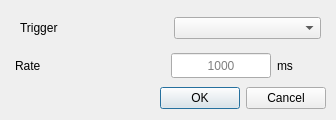
<?xml version="1.0" encoding="UTF-8"?>
<ui version="4.0">
 <class>dialogRecordConfigurationHelper</class>
 <widget class="QDialog" name="dialogRecordConfigurationHelper">
  <property name="geometry">
   <rect>
    <x>0</x>
    <y>0</y>
    <width>336</width>
    <height>120</height>
   </rect>
  </property>
  <property name="windowTitle">
   <string>Trigger select</string>
  </property>
  <widget class="QWidget" name="verticalLayoutWidget">
   <property name="geometry">
    <rect>
     <x>10</x>
     <y>7</y>
     <width>321</width>
     <height>107</height>
    </rect>
   </property>
   <layout class="QVBoxLayout" name="verticalLayout">
    <property name="leftMargin">
     <number>5</number>
    </property>
    <property name="topMargin">
     <number>5</number>
    </property>
    <property name="rightMargin">
     <number>5</number>
    </property>
    <property name="bottomMargin">
     <number>5</number>
    </property>
    <item>
     <layout class="QHBoxLayout" name="horizontalLayout">
      <property name="leftMargin">
       <number>5</number>
      </property>
      <property name="topMargin">
       <number>5</number>
      </property>
      <property name="rightMargin">
       <number>5</number>
      </property>
      <property name="bottomMargin">
       <number>5</number>
      </property>
      <item>
       <widget class="QLabel" name="label">
        <property name="text">
         <string>Trigger</string>
        </property>
       </widget>
      </item>
      <item>
       <widget class="QComboBox" name="triggerComboBox">
        <property name="sizePolicy">
         <sizepolicy hsizetype="Maximum" vsizetype="Fixed">
          <horstretch>0</horstretch>
          <verstretch>0</verstretch>
         </sizepolicy>
        </property>
        <property name="maximumSize">
         <size>
          <width>300</width>
          <height>30</height>
         </size>
        </property>
       </widget>
      </item>
     </layout>
    </item>
    <item>
     <layout class="QHBoxLayout" name="horizontalLayout_2">
      <item>
       <widget class="QLabel" name="label_2">
        <property name="sizePolicy">
         <sizepolicy hsizetype="Expanding" vsizetype="Expanding">
          <horstretch>0</horstretch>
          <verstretch>0</verstretch>
         </sizepolicy>
        </property>
        <property name="text">
         <string>Rate</string>
        </property>
       </widget>
      </item>
      <item>
       <spacer name="horizontalSpacer_2">
        <property name="orientation">
         <enum>Qt::Horizontal</enum>
        </property>
        <property name="sizeHint" stdset="0">
         <size>
          <width>100</width>
          <height>20</height>
         </size>
        </property>
       </spacer>
      </item>
      <item>
       <widget class="QLineEdit" name="rateTextEdit">
        <property name="sizePolicy">
         <sizepolicy hsizetype="Maximum" vsizetype="Fixed">
          <horstretch>0</horstretch>
          <verstretch>0</verstretch>
         </sizepolicy>
        </property>
        <property name="maximumSize">
         <size>
          <width>100</width>
          <height>25</height>
         </size>
        </property>
        <property name="toolTip">
         <string>&lt;html&gt;&lt;head/&gt;&lt;body&gt;&lt;p&gt;&lt;span style=&quot; color:#000000;&quot;&gt;Polling rate minimum: 10 ms&lt;/span&gt;&lt;/p&gt;&lt;/body&gt;&lt;/html&gt;</string>
        </property>
        <property name="inputMethodHints">
         <set>Qt::ImhDigitsOnly</set>
        </property>
        <property name="inputMask">
         <string>9999999</string>
        </property>
        <property name="alignment">
         <set>Qt::AlignCenter</set>
        </property>
        <property name="placeholderText">
         <string>1000</string>
        </property>
       </widget>
      </item>
      <item>
       <widget class="QLabel" name="label_4">
        <property name="sizePolicy">
         <sizepolicy hsizetype="Expanding" vsizetype="Expanding">
          <horstretch>0</horstretch>
          <verstretch>0</verstretch>
         </sizepolicy>
        </property>
        <property name="text">
         <string>ms</string>
        </property>
       </widget>
      </item>
     </layout>
    </item>
    <item>
     <widget class="QDialogButtonBox" name="buttonBox">
      <property name="orientation">
       <enum>Qt::Horizontal</enum>
      </property>
      <property name="standardButtons">
       <set>QDialogButtonBox::Cancel|QDialogButtonBox::Ok</set>
      </property>
     </widget>
    </item>
   </layout>
  </widget>
 </widget>
 <resources/>
 <connections>
  <connection>
   <sender>buttonBox</sender>
   <signal>accepted()</signal>
   <receiver>dialogRecordConfigurationHelper</receiver>
   <slot>accept()</slot>
   <hints>
    <hint type="sourcelabel">
     <x>248</x>
     <y>254</y>
    </hint>
    <hint type="destinationlabel">
     <x>157</x>
     <y>274</y>
    </hint>
   </hints>
  </connection>
  <connection>
   <sender>buttonBox</sender>
   <signal>rejected()</signal>
   <receiver>dialogRecordConfigurationHelper</receiver>
   <slot>reject()</slot>
   <hints>
    <hint type="sourcelabel">
     <x>316</x>
     <y>260</y>
    </hint>
    <hint type="destinationlabel">
     <x>286</x>
     <y>274</y>
    </hint>
   </hints>
  </connection>
 </connections>
</ui>
